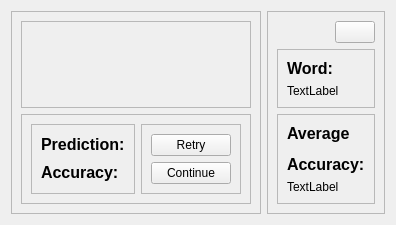
             <widget class="QWidget" name="LiveSpellingBeePage">
              <layout class="QHBoxLayout" name="horizontalLayout_18">
               <item>
                <widget class="QFrame" name="leftbeeframe">
                 <property name="sizePolicy">
                  <sizepolicy hsizetype="Expanding" vsizetype="Preferred">
                   <horstretch>0</horstretch>
                   <verstretch>0</verstretch>
                  </sizepolicy>
                 </property>
                 <property name="frameShape">
                  <enum>QFrame::StyledPanel</enum>
                 </property>
                 <property name="frameShadow">
                  <enum>QFrame::Raised</enum>
                 </property>
                 <layout class="QVBoxLayout" name="verticalLayout_45">
                  <item>
                   <widget class="QFrame" name="BeeCVframe">
                    <property name="sizePolicy">
                     <sizepolicy hsizetype="Preferred" vsizetype="Expanding">
                      <horstretch>0</horstretch>
                      <verstretch>0</verstretch>
                     </sizepolicy>
                    </property>
                    <property name="frameShape">
                     <enum>QFrame::StyledPanel</enum>
                    </property>
                    <property name="frameShadow">
                     <enum>QFrame::Raised</enum>
                    </property>
                   </widget>
                  </item>
                  <item alignment="Qt::AlignBottom">
                   <widget class="QFrame" name="bottomBeeFrame">
                    <property name="frameShape">
                     <enum>QFrame::StyledPanel</enum>
                    </property>
                    <property name="frameShadow">
                     <enum>QFrame::Raised</enum>
                    </property>
                    <layout class="QHBoxLayout" name="horizontalLayout_19">
                     <item>
                      <widget class="QFrame" name="BeeBottomInfoFrame">
                       <property name="frameShape">
                        <enum>QFrame::StyledPanel</enum>
                       </property>
                       <property name="frameShadow">
                        <enum>QFrame::Raised</enum>
                       </property>
                       <layout class="QVBoxLayout" name="verticalLayout_47">
                        <item>
                         <widget class="QLabelThemed" name="BeePredictionLabel">
                          <property name="text">
                           <string>&lt;html&gt;&lt;head/&gt;&lt;body&gt;&lt;p&gt;&lt;span style=" font-size:12pt; font-weight:700;"&gt;Prediction:&lt;/span&gt;&lt;/p&gt;&lt;/body&gt;&lt;/html&gt;</string>
                          </property>
                         </widget>
                        </item>
                        <item>
                         <widget class="QLabelThemed" name="BeeAccuracyLabel">
                          <property name="text">
                           <string>&lt;html&gt;&lt;head/&gt;&lt;body&gt;&lt;p&gt;&lt;span style=" font-size:12pt; font-weight:700;"&gt;Accuracy:&lt;/span&gt;&lt;/p&gt;&lt;/body&gt;&lt;/html&gt;</string>
                          </property>
                         </widget>
                        </item>
                       </layout>
                      </widget>
                     </item>
                     <item>
                      <widget class="QFrame" name="BeeButtonsFrame">
                       <property name="frameShape">
                        <enum>QFrame::StyledPanel</enum>
                       </property>
                       <property name="frameShadow">
                        <enum>QFrame::Raised</enum>
                       </property>
                       <layout class="QVBoxLayout" name="verticalLayout_46">
                        <item>
                         <widget class="QPushButtonThemed" name="BeeRetryButton">
                          <property name="text">
                           <string>Retry</string>
                          </property>
                          <property name="icon">
                           <iconset resource="../qss/icons/Icons.qrc">
                            <normaloff>:/icons/png2svg/retry-white.svg</normaloff>
                            <activeoff>:/icons/png2svg/retry-white.svg</activeoff>
                            <activeon>:/icons/png2svg/retry-green.svg</activeon>:/icons/png2svg/retry-white.svg</iconset>
                          </property>
                          <property name="iconSize">
                           <size>
                            <width>24</width>
                            <height>24</height>
                           </size>
                          </property>
                         </widget>
                        </item>
                        <item>
                         <widget class="QPushButtonThemed" name="BeeContinueButton">
                          <property name="text">
                           <string>Continue</string>
                          </property>
                          <property name="icon">
                           <iconset resource="../qss/icons/Icons.qrc">
                            <normaloff>:/icons/png2svg/continue-white.svg</normaloff>
                            <activeoff>:/icons/png2svg/continue-white.svg</activeoff>
                            <activeon>:/icons/png2svg/continue-green.svg</activeon>:/icons/png2svg/continue-white.svg</iconset>
                          </property>
                          <property name="iconSize">
                           <size>
                            <width>24</width>
                            <height>24</height>
                           </size>
                          </property>
                         </widget>
                        </item>
                       </layout>
                      </widget>
                     </item>
                    </layout>
                   </widget>
                  </item>
                 </layout>
                </widget>
               </item>
               <item alignment="Qt::AlignRight">
                <widget class="QFrame" name="BeeRightFrame">
                 <property name="frameShape">
                  <enum>QFrame::StyledPanel</enum>
                 </property>
                 <property name="frameShadow">
                  <enum>QFrame::Raised</enum>
                 </property>
                 <layout class="QVBoxLayout" name="verticalLayout_44">
                  <item alignment="Qt::AlignRight">
                   <widget class="QPushButtonThemed" name="BeeToTranslatorButton">
                    <property name="toolTip">
                     <string>To Translator</string>
                    </property>
                    <property name="text">
                     <string />
                    </property>
                    <property name="icon">
                     <iconset resource="../qss/icons/Icons.qrc">
                      <normaloff>:/icons/png2svg/quitmenu-white.svg</normaloff>
                      <activeoff>:/icons/png2svg/quitmenu-white.svg</activeoff>
                      <activeon>:/icons/png2svg/quitmenu-green.svg</activeon>:/icons/png2svg/quitmenu-white.svg</iconset>
                    </property>
                    <property name="iconSize">
                     <size>
                      <width>24</width>
                      <height>24</height>
                     </size>
                    </property>
                   </widget>
                  </item>
                  <item alignment="Qt::AlignVCenter">
                   <widget class="QFrame" name="BeeWordFrame">
                    <property name="frameShape">
                     <enum>QFrame::StyledPanel</enum>
                    </property>
                    <property name="frameShadow">
                     <enum>QFrame::Raised</enum>
                    </property>
                    <layout class="QVBoxLayout" name="verticalLayout_60">
                     <item>
                      <widget class="QLabelThemed" name="BeeWordLabel">
                       <property name="text">
                        <string>&lt;html&gt;&lt;head/&gt;&lt;body&gt;&lt;p&gt;&lt;span style=" font-size:12pt; font-weight:700;"&gt;Word:&lt;/span&gt;&lt;/p&gt;&lt;/body&gt;&lt;/html&gt;</string>
                       </property>
                      </widget>
                     </item>
                     <item>
                      <widget class="QLabelThemed" name="CurrentWordLabel">
                       <property name="text">
                        <string>TextLabel</string>
                       </property>
                      </widget>
                     </item>
                    </layout>
                   </widget>
                  </item>
                  <item alignment="Qt::AlignTop">
                   <widget class="QFrame" name="AccuracyFrame">
                    <property name="frameShape">
                     <enum>QFrame::StyledPanel</enum>
                    </property>
                    <property name="frameShadow">
                     <enum>QFrame::Raised</enum>
                    </property>
                    <layout class="QVBoxLayout" name="verticalLayout_48">
                     <item>
                      <widget class="QLabelThemed" name="BeeAccuracyinfoLabel">
                       <property name="text">
                        <string>&lt;html&gt;&lt;head/&gt;&lt;body&gt;&lt;p&gt;&lt;span style=" font-size:12pt; font-weight:700;"&gt;Average &lt;/span&gt;&lt;/p&gt;&lt;p&gt;&lt;span style=" font-size:12pt; font-weight:700;"&gt;Accuracy:&lt;/span&gt;&lt;/p&gt;&lt;/body&gt;&lt;/html&gt;</string>
                       </property>
                      </widget>
                     </item>
                     <item>
                      <widget class="QLabelThemed" name="BeeAVgAccuracyLabel">
                       <property name="text">
                        <string>TextLabel</string>
                       </property>
                      </widget>
                     </item>
                    </layout>
                   </widget>
                  </item>
                 </layout>
                </widget>
               </item>
              </layout>
             </widget>
